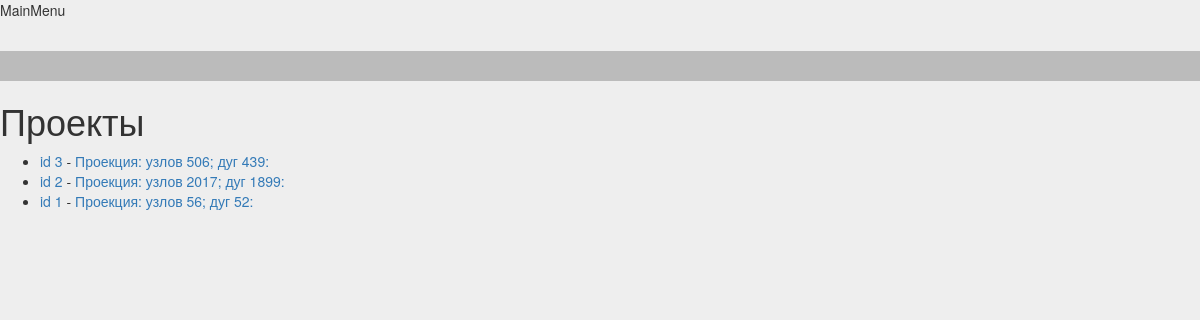
The page / on the database its author committed.
### zcore/models.py (models this page shows, shortened)
class StorageGraph(models.Model):
    title = models.CharField(max_length=200, default='граф')
    body = models.TextField()

### zcore/views.py (the view)
# urls.py: url(r'^$', 'zcore.views.index', name='index'),
def index(request):
    graphs = StorageGraph.objects.order_by('-pk')
    graph = StorageGraph()
    context = {'graph': graph, 'graphs': graphs}
    return render(request, 'zcore/index.html', context)

### templates/zcore/index.html
{% extends "base.html" %}
{% load staticfiles %}
{% block content %}
<h1>Проекты</h1>
<ul>
{% for graph in graphs %}
    <li>
        <a href="/admin/zcore/graph/{{ graph.id }}" target=blank>id {{ graph.id }}</a>
        -
        <a href="{% url 'viewGraph' graph.id %}" target=blank>{{ graph.title }}: </a>
    </li>
{% endfor %}
</ul>
{% endblock content %}

### static/css/styles.css (style rules this page uses)
body { //display: none; background-color: #eee; //color: #eee; }

### rows shown on the page
StorageGraph: id "3", title "Проекция: узлов 506; дуг 439"
StorageGraph: id "2", title "Проекция: узлов 2017; дуг 1899"
StorageGraph: id "1", title "Проекция: узлов 56; дуг 52"
